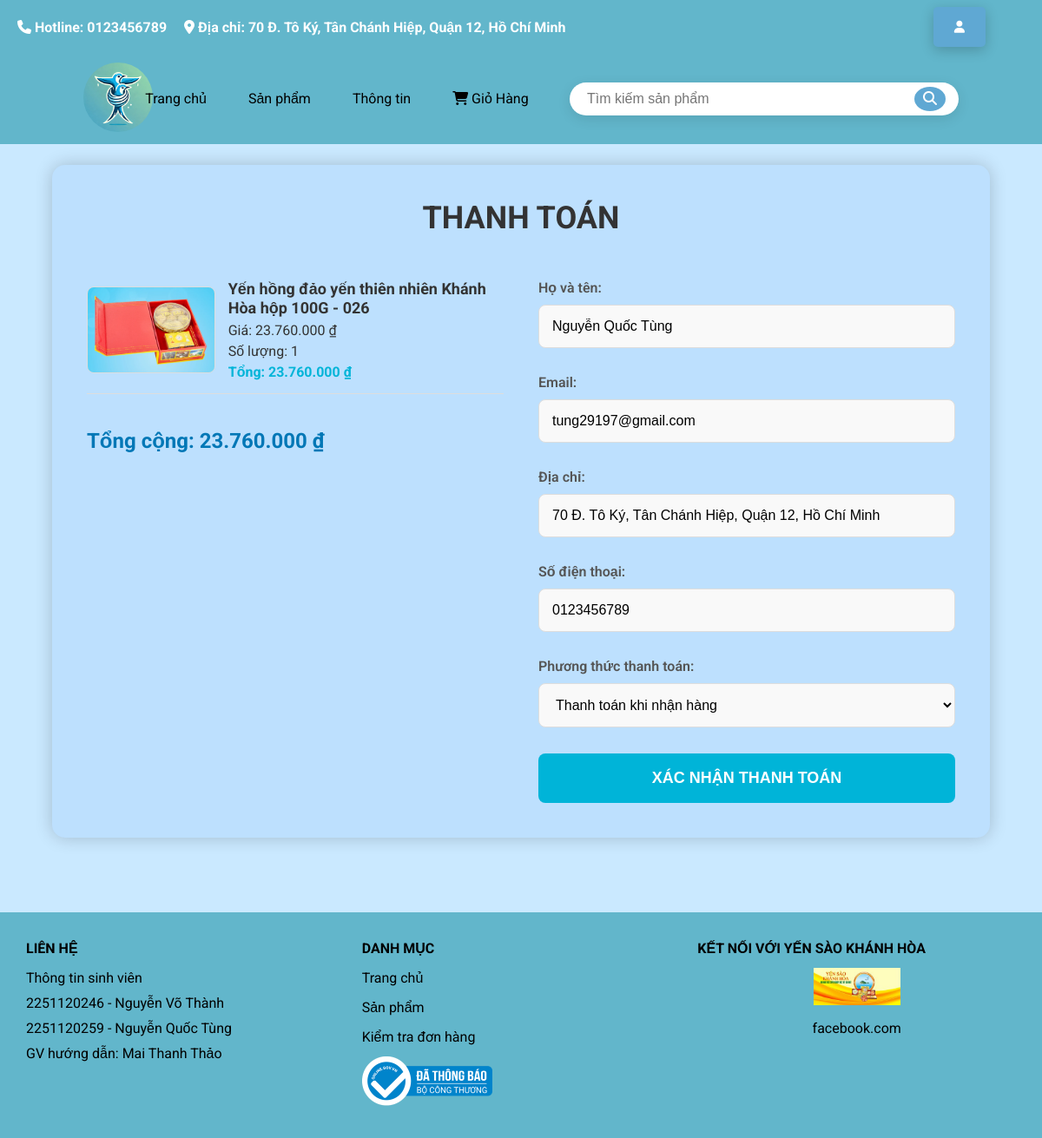
Screenshot of /pages/checkout.php?id=2 (signed in) with the database file from the repository.
### tables this page shows
CREATE TABLE san_pham (
    id INT AUTO_INCREMENT PRIMARY KEY,
    ten_san_pham VARCHAR(255) NOT NULL,
    mo_ta TEXT,
    hinh_anh VARCHAR(255),
    gia FLOAT NOT NULL,
    so_luong_ton INT NOT NULL,
    ngay_tao DATETIME DEFAULT CURRENT_TIMESTAMP,
    ngay_cap_nhat DATETIME DEFAULT CURRENT_TIMESTAMP ON UPDATE CURRENT_TIMESTAMP
);

CREATE TABLE nguoi_dung (
    id INT AUTO_INCREMENT PRIMARY KEY,
    ho_ten VARCHAR(255) NOT NULL,
    email VARCHAR(255) NOT NULL UNIQUE,
    mat_khau VARCHAR(255) NOT NULL,
    so_dien_thoai VARCHAR(20),
    dia_chi TEXT,
    vai_tro ENUM('admin', 'khach_hang') DEFAULT 'khach_hang',
    ngay_dang_ky DATETIME DEFAULT CURRENT_TIMESTAMP
);

### pages/checkout.php (the view, shortened to what this page needs)
<?php
include('../admin/pages/db_connect.php');
$message = "";
if (isset($_POST['cart_items'])) {
    $selectedProducts = json_decode($_POST['cart_items'], true);
    $selectedItemIds = json_decode($_POST['selected_item_ids'], true);
} elseif (isset($_GET['id'])) {
    $productId = intval($_GET['id']);
    $query = "SELECT * FROM san_pham WHERE id = $productId";
    $result = $conn->query($query);
    if ($result && $result->num_rows > 0) {
        $productInfo = $result->fetch_assoc();
        $selectedProducts = [
            [
                'id' => $productInfo['id'],
                'name' => $productInfo['ten_san_pham'],
                'price' => $productInfo['gia'],
                'quantity' => 1,
                'image' => $productInfo['hinh_anh'],
            ]
        ];
    } else {
        echo "Không tìm thấy sản phẩm với ID: $productId";
        exit();
    }
} else {
    echo "ID sản phẩm không được cung cấp.";
    exit();
}
$userInfo = null;
if (isset($_SESSION['user_id'])) {
    $userId = $_SESSION['user_id'];
    $userQuery = "SELECT * FROM nguoi_dung WHERE id = $userId";
    $userResult = $conn->query($userQuery);
    if ($userResult && $userResult->num_rows > 0) {
        $userInfo = $userResult->fetch_assoc();
    }
}
?>
<!DOCTYPE html>
<html lang="vi">
<head>
    <link rel="stylesheet"
        href="https://cdnjs.cloudflare.com/ajax/libs/font-awesome/6.5.2/css/all.min.css"
 />
    <link rel="stylesheet" href="../assets/css/checkout.css">
    <link rel="stylesheet" href="../assets/css/sanpham.css">
</head>
<body>
    <?php include("header.php"); ?>
    <div class="checkout-container">
        <h1 class="checkout-title">Thanh toán</h1>
        <div class="checkout-wrapper">
            <div class="checkout-left">
                <?php if ($selectedProducts): ?>
                    <?php foreach ($selectedProducts as $product): ?>
                        <div class="checkout-cart-item">
                            <img src="../<?= htmlspecialchars($product['image']) ?>" alt="<?= htmlspecialchars($product['name']) ?>" class="checkout-cart-item-img">
                            <div class="checkout-cart-item-details">
                                <p class="checkout-cart-item-title"><?= htmlspecialchars($product['name']) ?></p>
                                <p class="checkout-cart-item-price">Giá: <?= number_format($product['price'], 0, ',', '.') ?> ₫</p>
                                <p class="checkout-cart-item-quantity">Số lượng: <?= $product['quantity'] ?></p>
                                <p class="checkout-cart-item-total">Tổng: <?= number_format($product['price'] * $product['quantity'], 0, ',', '.') ?> ₫</p>
                            </div>
                        </div>
                    <?php endforeach; ?>
                    <div class="checkout-total">
                        Tổng cộng:
                        <span id="totalAmount">
                            <?= number_format(array_sum(array_map(function($product) {
                                return $product['price'] * $product['quantity'];
                            }, $selectedProducts)), 0, ',', '.') . ' ₫' ?>
                        </span>
                    </div>
                <?php else: ?>
                    <p>Không tìm thấy sản phẩm.</p>
                <?php endif; ?>
            </div>
            <div class="checkout-right">
                <?php if ($message): ?>
                    <div class="checkout-success-message">
                        <?= $message ?>
                    </div>
                <?php else: ?>
                    <form id="checkoutForm" method="POST" action="">
                        <div class="checkout-form-group">
                            <label for="name">Họ và tên:</label>
                            <input type="text" id="name" name="name" value="<?= $userInfo['ho_ten'] ?? '' ?>">
                        </div>
                        <div class="checkout-form-group">
                            <label for="email">Email:</label>
                            <input type="email" id="email" name="email" value="<?= $userInfo['email'] ?? '' ?>">
                        </div>
                        <div class="checkout-form-group">
                            <label for="address">Địa chỉ:</label>
                            <input type="text" id="address" name="address" value="<?= $userInfo['dia_chi'] ?? '' ?>">
                        </div>
                        <div class="checkout-form-group">
                            <label for="phone">Số điện thoại:</label>
                            <input type="text" id="phone" name="phone" value="<?= $userInfo['so_dien_thoai'] ?? '' ?>">
                        </div>
                        <div class="checkout-form-group">
                            <label for="paymentMethod">Phương thức thanh toán:</label>
                            <select id="paymentMethod" name="paymentMethod">
                                <option value="cod">Thanh toán khi nhận hàng</option>
                            </select>
                        </div>
                        <button class="checkout-btn" type="submit">Xác nhận thanh toán</button>
                    </form>
                <?php endif; ?>
            </div>
        </div>
    </div>
    <?php include("footer.php"); ?>
</body>
</html>

### assets/css/checkout.css (style rules this page uses)
.checkout-container { width: 90%; margin: 50px auto; padding: 40px; background-color: #bde0fe; box-shadow: 0 0 20px rgba(0, 0, 0, 0.2); border-radius: 15px; }
.checkout-title { text-align: center; color: #333; margin-bottom: 50px; font-weight: 700; font-size: 36px; text-transform: uppercase; }
.checkout-wrapper { display: flex; justify-content: space-between; gap: 30px; flex-wrap: wrap; }
.checkout-left, .checkout-right { width: 100%; max-width: 48%; }
.checkout-total { text-align: right; font-size: 24px; margin-top: 20px; color: #0077b6; font-weight: bold; float: left; }
.checkout-form-group { margin-bottom: 30px; }
.checkout-form-group label { display: block; margin-bottom: 10px; font-weight: 600; color: #555; font-size: 16px; }
.checkout-form-group input, .checkout-form-group select { width: 100%; padding: 15px; box-sizing: border-box; border-radius: 8px; border: 1px solid #ddd; background-color: #f9f9f9; transition: all 0.3s ease; font-size: 16px; }
.checkout-btn { width: 100%; padding: 18px; background-color: #00b4d8; color: #fff; border: none; font-size: 18px; cursor: pointer; border-radius: 8px; transition: background-color 0.3s ease; font-weight: 600; text-transform: uppercase; }
.checkout-cart-item { display: flex; align-items: center; margin-bottom: 20px; border-bottom: 1px solid #ddd; padding-bottom: 15px; }
.checkout-cart-item-img { height: 100px; margin-right: 15px; object-fit: cover; border-radius: 8px; border: 1px solid #ddd; }
.checkout-cart-item-details { flex: 1; }
.checkout-cart-item-title { font-size: 18px; font-weight: bold; color: #333; margin-bottom: 5px; }
.checkout-cart-item-quantity { font-size: 16px; color: #333; margin-bottom: 5px; }
.checkout-cart-item-price { color: #333; font-size: 16px; margin-bottom: 5px; }
.checkout-cart-item-total { color: #00b4d8; font-size: 16px; font-weight: bold; }

### assets/css/sanpham.css (style rules this page uses)
* { margin: 0; padding: 0; box-sizing: border-box; }
html { font-family: "Roboto", sans-serif; }
body { margin-top: 20px; display: flex; flex-direction: column; min-height: 100vh; background-color: #CAE9FF; }
button { padding: 10px; }

### assets/css/header.css (style rules this page uses)
* { margin: 0; padding: 0; box-sizing: border-box; }
html { font-family: "Roboto", sans-serif; }
body { display: flex; flex-direction: column; min-height: 100vh; padding-top: 120px; }

### rows the page displays
san_pham: hinh_anh (picture), ten_san_pham "Yến hồng đảo yến thiên nhiên Khánh Hòa hộp 100G - 026", gia "23.760.000", quantity "1", $product['price']*$product['quantity'] "23.760.000"
nguoi_dung: name "Nguyễn Quốc Tùng", email "tung29197@gmail.com", address "70 Đ. Tô Ký, Tân Chánh Hiệp, Quận 12, Hồ Chí Minh", phone "0123456789"
